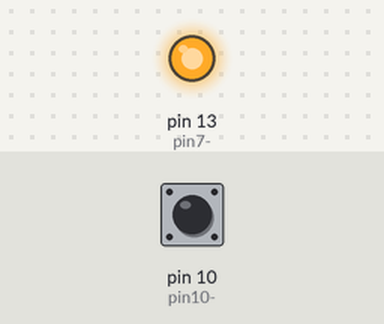
Bench run of a sketch on a simulated Arduino Uno, built with avr-gcc and run on an emulated ATmega328P. Parts: output pins drawn as LEDs (lit = HIGH). The inputs (shaded band) are chosen by the test bench; at power-on: pin 10 (pin10-) HIGH.

Above: at 1.2 s.
1.3 s: pin 10 (pin10-) pulled LOW for 0.15 s
At 1.37 s:
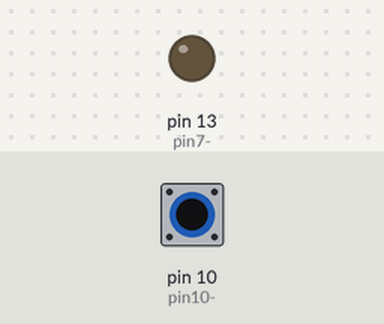
2.9 s: pin 10 (pin10-) pulled LOW for 3.2 s
At 6.4 s:
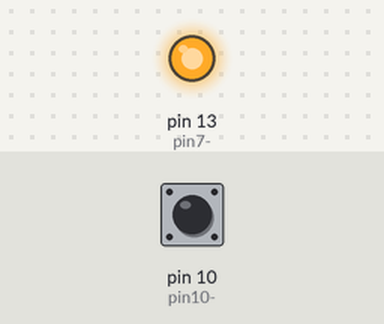
Timing chart, 0 to 7.9 s (numbered marks = the images above; inputs shaded):
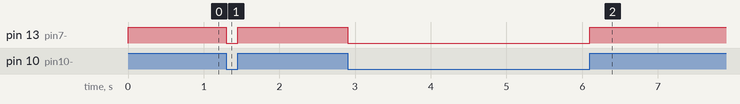

The sketch:

Switch_LED.ino
```cpp
void setup() {
  pinMode(10, INPUT);               //pin10-> set Input
  digitalWrite(10, HIGH);           //pinMode(10, INPUT_PULLUP);上拉電阻
  pinMode(LED_BUILTIN, OUTPUT);     //pin7->  set Output
}

void loop() {
  if(digitalRead(10) == HIGH){      //if pin10 has voltage
    digitalWrite(LED_BUILTIN, HIGH);//light it up
  }
  else{
    digitalWrite(LED_BUILTIN, LOW); //turn off
  }
}
```

Measured:
- after the input at 1.3 s, pin 13 (pin7-): HIGH → LOW at once, → HIGH 0.15 s later
- after the input at 2.9 s, pin 13 (pin7-): HIGH → LOW at once, → HIGH 3.2 s later
